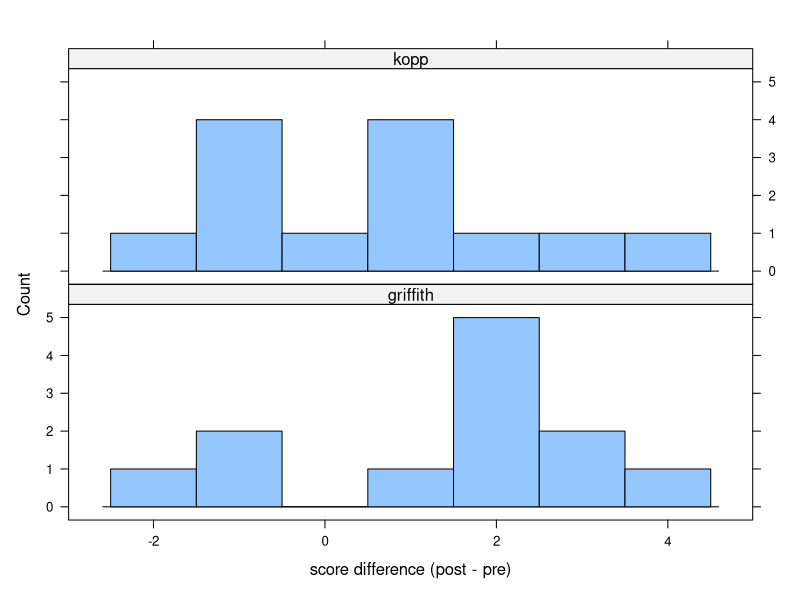

Generate this figure with R:
# R Script with Data for Pre and Post Tests from classroom data on app

kstudents <- c(1:14)
gstudents <- c(1:12)

gprescore <- c(6/11, 4/11, 6/11, 7/11, 7/11, 4/11, 6/11, 4/11, 6/11, 3/11, 5/11, 5/11)*100
kprescore <- c(6/11, 4/11, 6/11, 7/11, 3/11, 6/11, 3/11, 8/11, 5/11, 4/11, 6/11, 6/11, 6/11, 6/11)*100

gpostscore <- c(8/11, 5/11, 5/11, 5/11, 9/11, 8/11, 8/11, 3/11, 8/11, 6/11, 8/11, 7/11)*100
kpostscore <- c(5/11, NA, 6/11, 6/11, 4/11, 7/11, 1/11, 9/11, 4/11, 5/11, 9/11, 8/11, 10/11, 5/11)*100

tgriff <- data.frame(gstudents, gprescore, gpostscore)

kopp <- data.frame(kstudents, kprescore, kpostscore)

gp <- gprescore/100*11
kp <- kprescore/100*11
ga <- gpostscore/100*11
ka <- kpostscore/100*11
inst <- c(rep("griffith", 12), rep("kopp",14))
prepost <- data.frame(instructor = inst, pre = c(gp,kp), post = c(ga, ka))
prepost$diff <- prepost$post - prepost$pre

t.test(diff ~ instructor, data = prepost)

library(lattice)
lattice::histogram( ~ diff | instructor,
                    data = prepost,
                    layout = c(1,2), 
                    breaks = seq(from = -2.5, to = 4.5, by = 1),
                    type = "count",
                    xlab = "score difference (post - pre)")